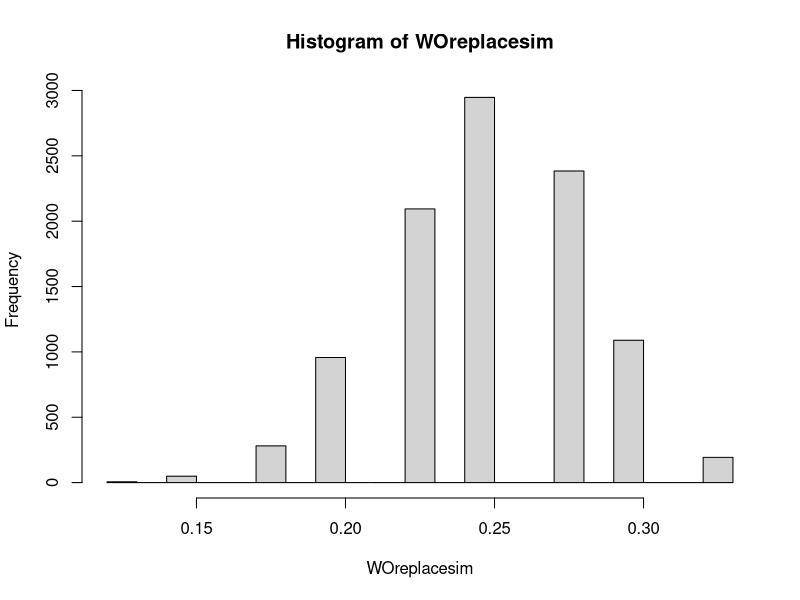
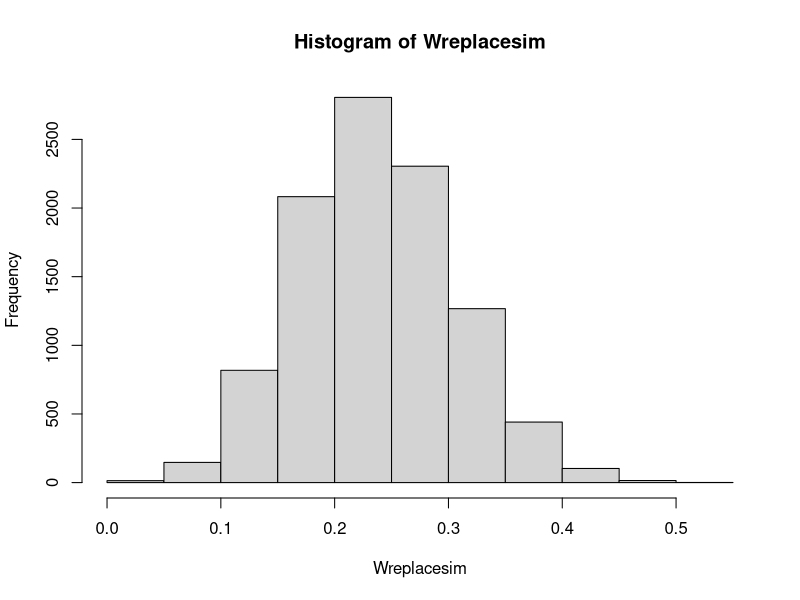
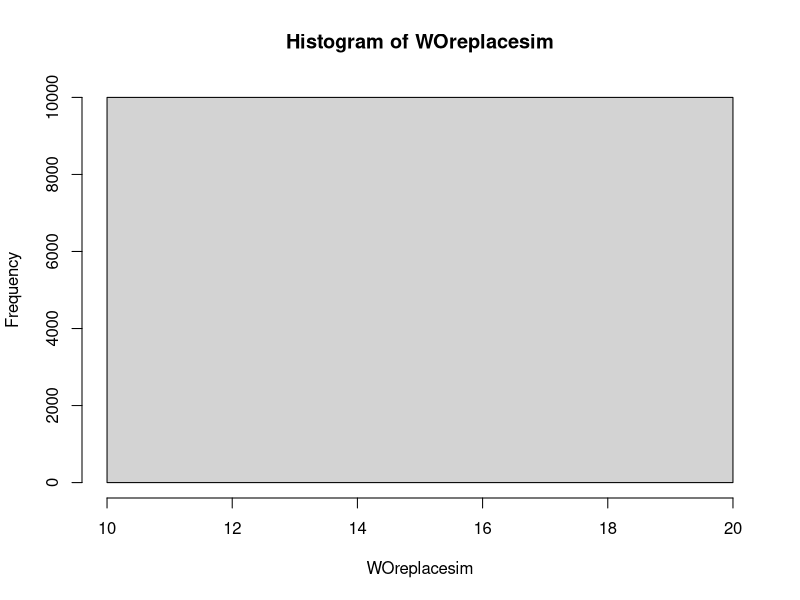
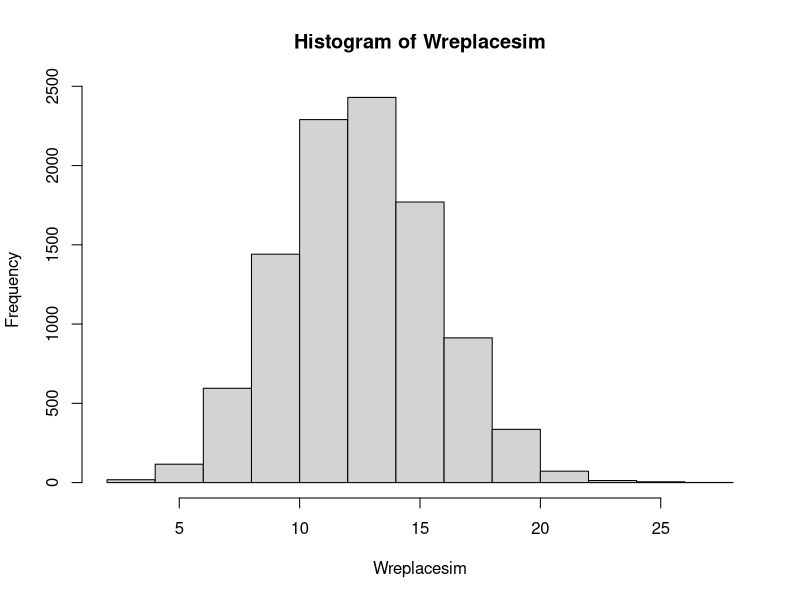

The R script that drew these images, in order:

##########################################################

# LOOKING FORWARD TO WEEK 39? - see below

###########################################################


# in the lecture of week 39 we will discuss doing a simulation
# in the Take Home Exercise for week 39, we did the experiment only once, 
# and every time we get slightly different results.
# How would the results be if we repeat the experiment many times?

# Answer: we can do a simulation study
# the idea of a simulation study is the following:
# rather than drawing a sample once, why don't we pretend like we will repeat sampling X times.
# If our sampling procedure is correct, we should find that over the X samples, the mean averaged over
# all our samples should be about equal to our population value (which for the pack of cards is easy to know).
# We can also by averaging out all samples see what variation we get (for example in the number of spades) to 
# investigate the amount of error.
# The course " programming in R", will cover simulation studies in later weeks.

# First, I will create the population (called "y"). A deck of 52 cards, 13 of each suit.
y <- rep(c("spades","clubs","hearts","diamonds"),each=13)

# first, run a sample code to select 1 sample, and see whether the population works ok
sim1 <-as.data.frame(sample(y,40, replace=F)) #without replacement, simulating 0 and 1 (as in Spades is 1) 
sim2 <-as.data.frame(sample(y,40, replace=T)) #with replacement
sum(sim1=="spades")
sum(sim2=="spades")

# now, repeat the experiment a certain number of times
# first without replacement

nrep <- 10000 # do X experiments
nrows <- 40 # each with n draws from the deck of cards (we used 10 or 40 in the Take home exercise)

# create an empty dataframe to store the results
datasim1 <- data.frame(matrix(ncol = nrep, nrow = nrows))
# repeat the experiment, and put results in separate columns

set.seed(3514) # starting position to make sure we use the same 'random' starting value. 
# I choose 3514, but you can pick any number 
for  (i in 1:ncol(datasim1)){ # loop over rows
  datasim1[i] <- sample(y,40,replace=F) #
}
# now with replacement
set.seed(3514) # starting position
datasim2 <- data.frame(matrix(ncol = nrep, nrow = nrows))
for  (i in 1:ncol(datasim2)){ # loop over rows
  datasim2[i] <- sample(y,40,replace=T)
}

# now compute the proportion of Spades in each and save to a new object
# SPADES == 1 here
Wreplacesim <-  colSums(datasim2=="spades")/nrow(datasim2)
WOreplacesim <-  colSums(datasim1=="spades")/nrow(datasim1)

# get summary stats
summary(WOreplacesim) # .2502 
summary(Wreplacesim) # .2498 (again, quite close)
# plot the data
hist(WOreplacesim)
hist(Wreplacesim)

# compute mean across simulations (more precise than summary  function)
mean(WOreplacesim) #bias = .00016
mean(Wreplacesim) # bias = -.00024
# the estimator is unbiased, as the mean proportion should be 0.25 analytically

# compute variance
var(WOreplacesim) #.0011
var(Wreplacesim) # .0048

#################################

# to get difference in variance estimation clearer:
# redo the analysis, but select 52 out of 52 cards (all!)

# before running code below, what is effect on variance, when we select 52 cards from 
# a deck of 52, WITH, or WITHOUT replacement?

nrep <- 10000 # do X experiments
nrows <- 52 # each with n draws from the deck of cards.
# create an empty dataframe
datasim3 <- data.frame(matrix(ncol = nrep, nrow = nrows))
# repeat the experiment, and put results in separate columns

#library(prob)
set.seed(3514) # starting position
for  (i in 1:ncol(datasim3)){ # loop over rows
  datasim3[i] <- sample(y,52,replace=F)
}
# now with replacement
set.seed(3514) # starting position
datasim4 <- data.frame(matrix(ncol = nrep, nrow = nrows))
for  (i in 1:ncol(datasim4)) { # loop over rows
  datasim4[i] <- sample(y,52,replace=T)
}


# now compute the proportion of Spades in each and save to a new object
Wreplacesim <-  colSums(datasim4=="spades")
WOreplacesim <-  colSums(datasim3=="spades")

# get summary stats
summary(WOreplacesim)
summary(Wreplacesim)
# plot the data
hist(WOreplacesim)
hist(Wreplacesim)

# compute mean across simulations
mean(WOreplacesim) # exactly 13 (why is this not a surprise?)
mean(Wreplacesim) # almost 13
# the estimator is unbiased, as the mean proportion should be 13 analytically

# compute variance
var(WOreplacesim) # 0
var(Wreplacesim) # 9.82


# done!
save.image() 
